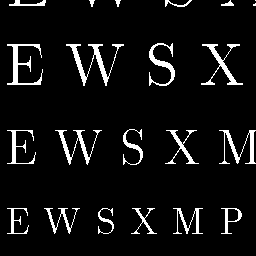
%> input picture Extraneous Projects/letters.bmp, 256 x 256 px
$ octave e10_7_disk_blur.m   (GNU Octave 9; MATLAB toolbox functions it lacks are replaced by stand-ins)
%> lines starting %> are read from the running program, lines starting %| are printed output that depends on the picture; in (x1, y1, x2, y2) boxes, pixels count from 0 and x2, y2 are one past the last pixel; in counts of white or black regions, pixels touching at a corner belong together; the program's own positions count from 1
% file: e10_7_disk_blur.m  %Blur an image with a disk-shaped convolution, then deconvolve to restore
clear; close all; set(0,'defaultfigureposition',[100,100,900,250]);
r = 12;         % r = radius of disk
H = zeros(2*r); % initialize square array to zeros
for I=1:2*r     % make center disk of ones
    for J=1:2*r
        if((I-r)^2+(J-r)^2 < r^2)
            H(I,J)=1;
        end;
    end;
end;
%H=1/(sum(sum(H)))*H; % normalize to unity total energy magnitude

X = imread('letters.bmp');  % this .bmp has uint8 pix values 0 to 255
%> X is the input picture: size 256x256 uint8; 6.7% white; 22 white regions (2 under 20 px), largest, box (x1, y1, x2, y2) and area: (66, 44, 124, 86) 535, (7, 44, 43, 85) 425, (201, 44, 243, 85) 383
%X = rescale(X);            % (optionally) scale pixel values to 0 to 1 double precision
Y=conv2(X,H);               % Do the Guassian blur
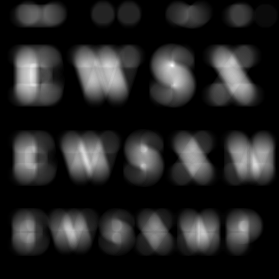
%> Y: size 279x279 double; min 0, max 43860, mean 6307.5; drawn with min black and max white
s = size(Y)
%> s = [279 279]

figure, subplot(131),imagesc(H),colormap(gray), title('Blurring PSF')
 subplot(132),imagesc(X),title('Original image')
 subplot(133),imagesc(Y),title('Disk blurred image')
%> after `title('Disk blurred image')`:
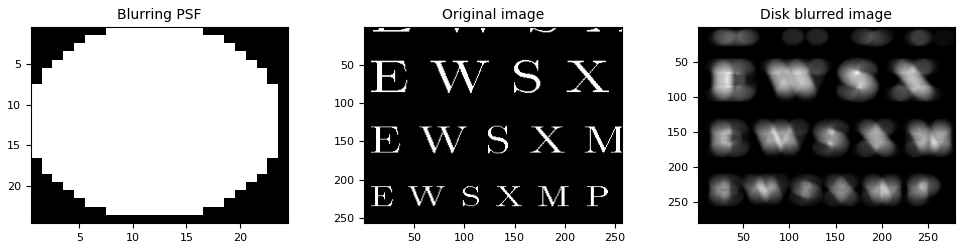
%> figure redrawn from the program's plot data, 3 panels
FH = fft2(H,s(1),s(2));  % spectrum of blurring disk

figure,
 subplot(131),imagesc(fftshift(log10(abs(FH)))),colormap(jet), title('Blurring H spectrum')
 subplot(132),imagesc(fftshift(log10(abs(fft2(X))))),title('Original image spectrum')
 subplot(133),imagesc(fftshift(log10(abs(fft2(Y))))), title('Blurred image spectrum')
%> after `title('Blurred image spectrum')`:
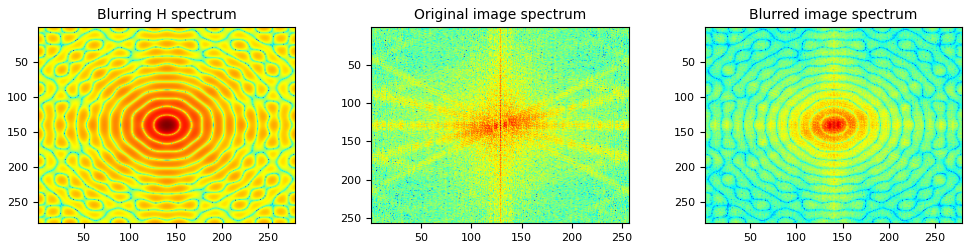
%> figure redrawn from the program's plot data, 3 panels

Xhatd = fft2(Y)./FH;  % divide blurred spectrum by H spectrum to restore original
Xhat=abs(ifft2(Xhatd));
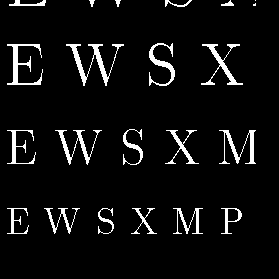
%> Xhat: size 279x279 double; min 0, max 255, mean 14.4; drawn with min black and max white
figure,imagesc(fftshift(log10(abs(Xhatd)))),colormap(jet), title('De-blurred spectrum')
%> after `title('De-blurred spectrum')`:
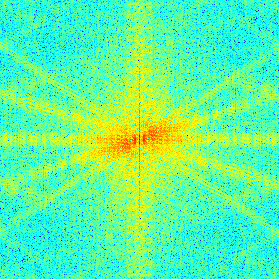
%> displayed picture: size 279x279x3, on the screen's scale of 0 to 255; mean R, G, B 100.1, 245.4, 154.8
figure,imagesc(Xhat),colormap(gray), title('De-blurred image')

figure, surf(fftshift(log10(abs(FH)))), colormap(jet), title('Blurring H spectrum (log plot)')
%> after `title('Blurring H spectrum (log plot)')`:
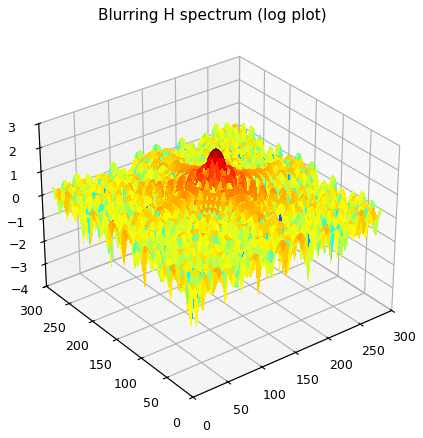
%> figure redrawn from the program's plot data
